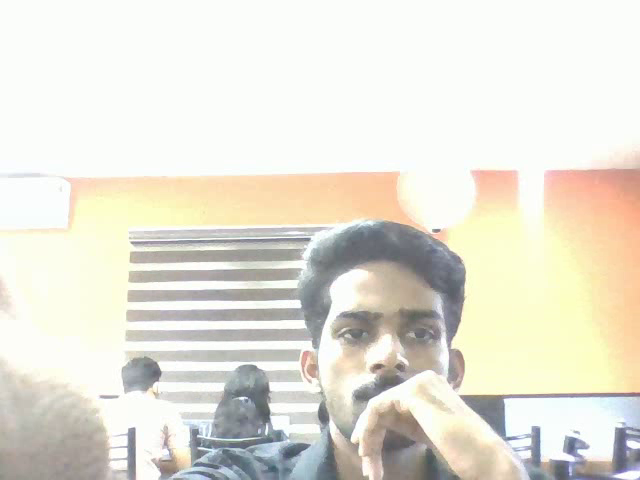
#> input picture frame 4 of motion_video.mp4, 640 x 480 px, given in place of the camera
$ python motion.py
#> lines starting #> are read from the running program, lines starting #| are printed output that depends on the picture; after the words box and inside, x2 and y2 are one past the last pixel; in counts of white or black regions, pixels touching at a corner belong together; long printed decimals are rounded
import cv2
import os
import numpy as np
from datetime import datetime

# Define the directory to save images and video
SAVE_DIR = "captured_images"
VIDEO_FILE = "motion_video.mp4"

# Create directory if it doesn't exist
os.makedirs(SAVE_DIR, exist_ok=True)

# Initialize the camera
cap = cv2.VideoCapture(0)

# Capture initial frame
ret, initial_frame = cap.read()
#> initial_frame is the input picture: shape (480, 640, 3); mean B, G, R 215.7, 227, 229.9
if not ret:
    print("Error: Could not capture initial frame.")
    cap.release()
    cv2.destroyAllWindows()
    exit()

initial_gray = cv2.cvtColor(initial_frame, cv2.COLOR_BGR2GRAY)
initial_gray = cv2.GaussianBlur(initial_gray, (21, 21), 0)
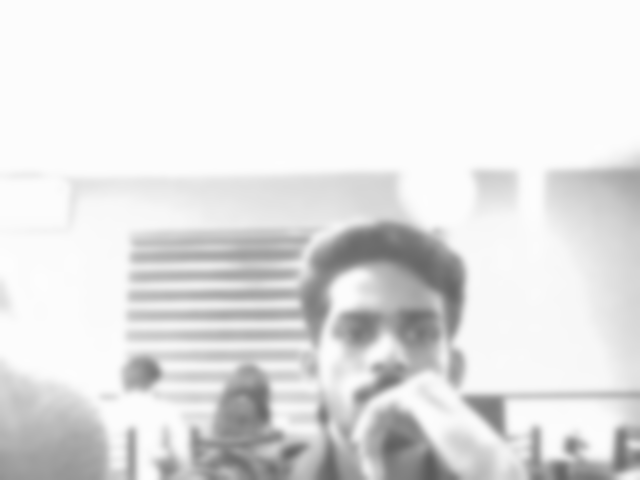
#> initial_gray: shape (480, 640); min 90, max 253, mean 226.5

# Variables for motion detection
image_count = 0
motion_images = []

# Function to save images
def save_image(frame, count):
    filename = f"{SAVE_DIR}/image{count}.jpg"
    cv2.imwrite(filename, frame)
    return filename

# Create a video writer object
fourcc = cv2.VideoWriter_fourcc(*'XVID')
fps = 20
video_writer = None

# Check OpenCV version
opencv_version = cv2.__version__.split('.')
is_opencv_4 = int(opencv_version[0]) == 4
def distMap(frame1, frame2):
    """outputs pythagorean distance between two frames"""
    frame1_32 = np.float32(frame1)
    frame2_32 = np.float32(frame2)
    diff32 = frame1_32 - frame2_32
    norm32 = np.sqrt(diff32[:,:,0]**2 + diff32[:,:,1]**2 + diff32[:,:,2]**2)/np.sqrt(255**2 + 255**2 + 255**2)
    dist = np.uint8(norm32*255)
    return dist

while True:
    ret, frame = cap.read()
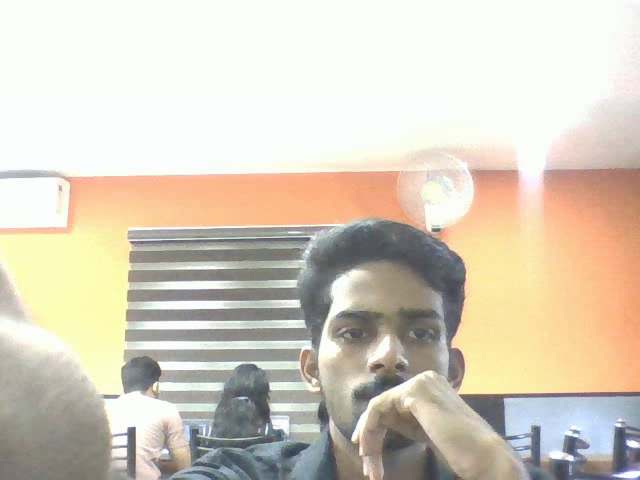
#> input picture frame 5 of motion_video.mp4, 640 x 480 px, given in place of the camera
#> frame is the input picture: shape (480, 640, 3); mean B, G, R 190.9, 205.8, 214.9
    if not ret:
        print("Error: Could not read frame.")
        break

    gray = cv2.cvtColor(frame, cv2.COLOR_BGR2GRAY)
    gray = cv2.GaussianBlur(gray, (21, 21), 0)
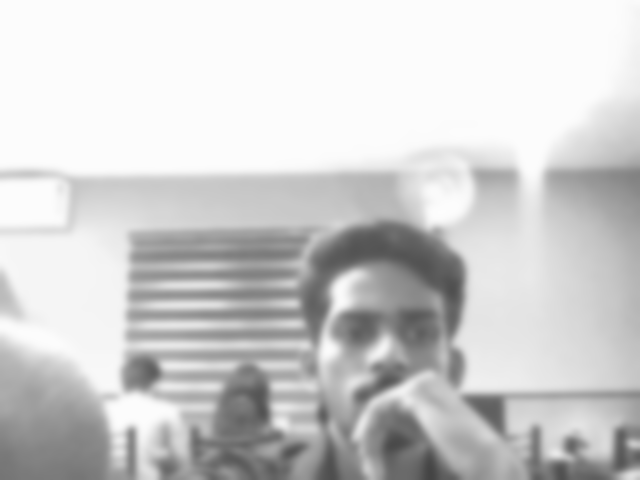
#> gray: shape (480, 640); min 68, max 253, mean 206.8

    # Compute the absolute difference between the current frame and initial frame
    frame_diff = cv2.absdiff(initial_gray, gray)
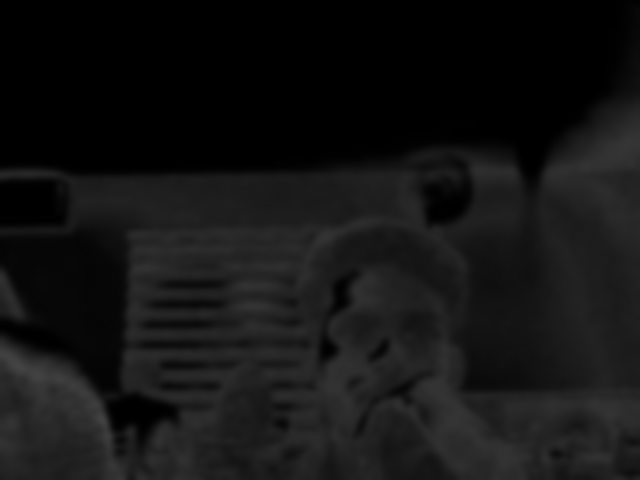
#> frame_diff: shape (480, 640); min 0, max 68, mean 19.7
    _, thresh = cv2.threshold(frame_diff, 25, 255, cv2.THRESH_BINARY)
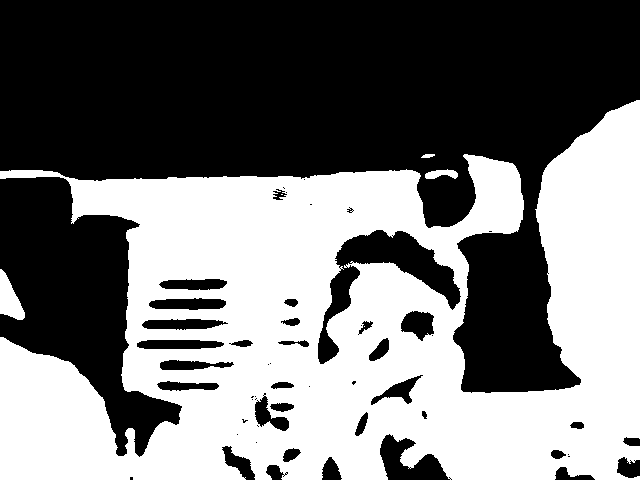
#> thresh: shape (480, 640); 46.6% white; 6 white regions (2 under 20 px), largest, box (x1, y1, x2, y2) and area: (0, 100, 640, 480) 142134, (0, 269, 25, 320) 730, (425, 169, 458, 179) 214, (421, 154, 435, 158) 42

    motion_detected = False

    dist = distMap(initial_frame, frame)
#> in distMap, `diff32 = frame1_32 - frame2_32`:
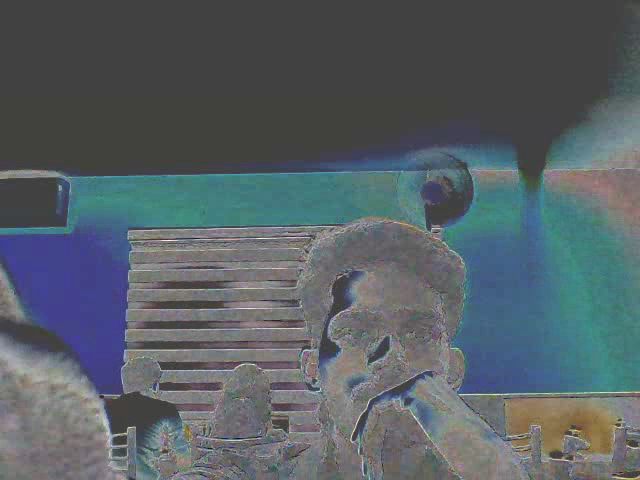
#> diff32: shape (480, 640, 3) float32; mean B, G, R 24.7, 21.2, 15; drawn with min black and max white
#> in distMap, `norm32 = np.sqrt(diff32[:,:,0]**2 + diff32[:,:,1]**2 + diff32[:,:,2]**..`:
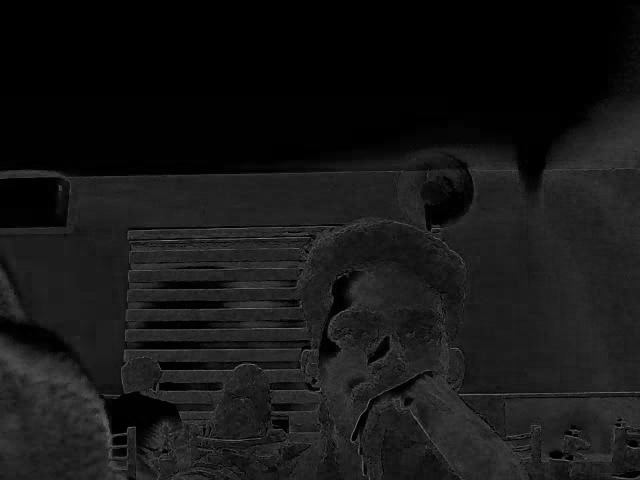
#> norm32: shape (480, 640) float32; min 0, max 0.497, mean 0.088
    mod = cv2.GaussianBlur(dist, (9, 9), 0)
    # apply thresholding
    _, thresh = cv2.threshold(mod, 100, 255, 0)
#> thresh: shape (480, 640); every value is 0
    # calculate st dev test
    _, stDev = cv2.meanStdDev(mod)
#> stDev = [17.15]
    print(stDev[0][0])
#| 17.148
    if stDev[0][0]>20:
        motion_detected=True

    # Save images if motion is detected
    if motion_detected:
        image_count += 1
        filename = save_image(frame, image_count)
        motion_images.append(filename)

        # Initialize video writer if not done
        if video_writer is None:
            height, width, _ = frame.shape
            video_writer = cv2.VideoWriter(VIDEO_FILE, fourcc, fps, (width, height))

        print(f"Image saved as {filename}")

    # Write the frame to video
    if motion_detected:
        video_writer.write(frame)

    # Display the frame
    cv2.imshow("Frame", frame)

    # Check for 'q' key to exit
    if cv2.waitKey(1) & 0xFF == ord('q'):
#> (key q is pressed here)
        break

# Release resources
cap.release()
cv2.destroyAllWindows()

# Finalize the video if it was created
if video_writer is not None:
    video_writer.release()
    print(f"Video saved as {VIDEO_FILE}")

# Remove motion images after video creation
for filename in motion_images:
    os.remove(filename)
    print(f"Deleted {filename}")

print("Process completed.")

$ run again, starting later in the video
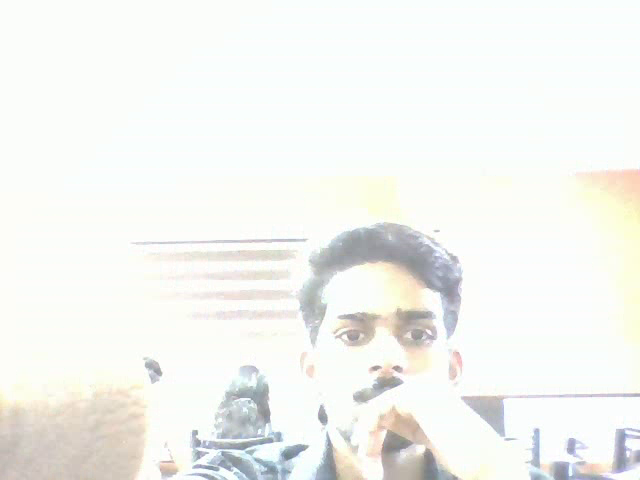
#> input picture frame 20 of motion_video.mp4, 640 x 480 px, given in place of the camera
#> initial_frame is the input picture: shape (480, 640, 3); mean B, G, R 241.4, 244.9, 243.7
#> `frame_diff = cv2.absdiff(initial_gray, gray)`:
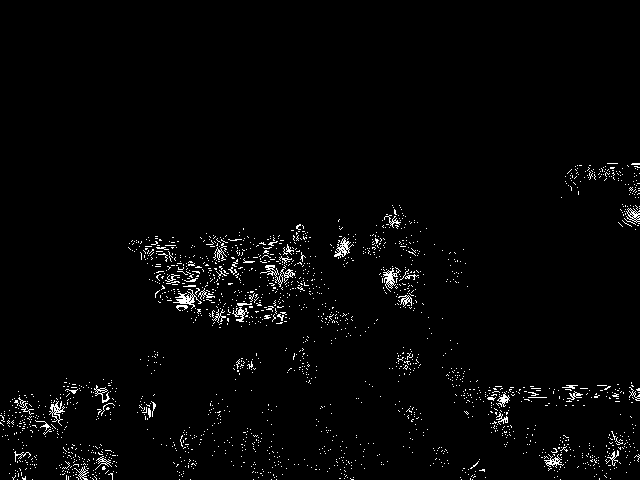
#> frame_diff: shape (480, 640); values 0 (black) and 1 (white), 2.2% white in thin lines or dots, all inside (x1, y1, x2, y2) = (0, 163, 640, 480)
#> thresh: shape (480, 640); every value is 0
#> `mod = cv2.GaussianBlur(dist, (9, 9), 0)`:
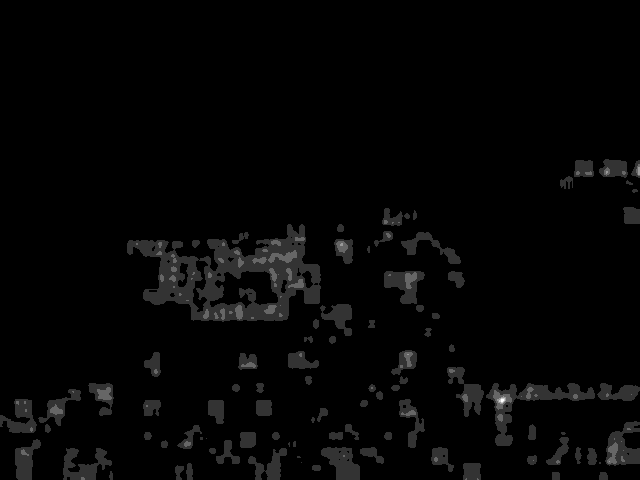
#> mod: shape (480, 640); min 0, max 5, mean 0.102; drawn with min black and max white
#> stDev = [0.333]
#| 0.3332

$ run again, starting later in the video
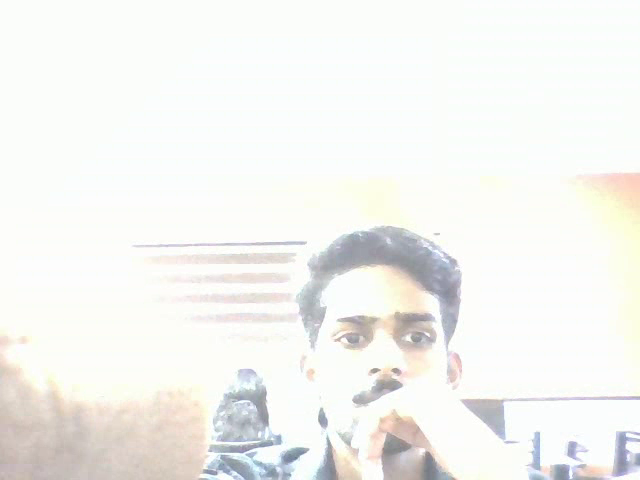
#> input picture frame 36 of motion_video.mp4, 640 x 480 px, given in place of the camera
#> initial_frame is the input picture: shape (480, 640, 3); mean B, G, R 240.9, 244, 243.9
#> thresh: shape (480, 640); every value is 0
#> in distMap, `diff32 = frame1_32 - frame2_32`:
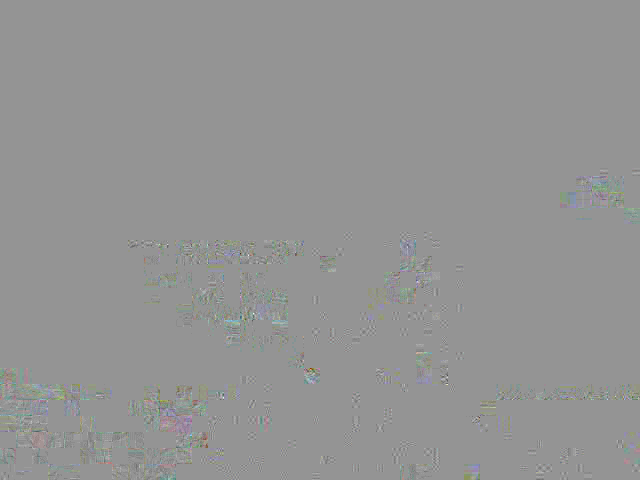
#> diff32: shape (480, 640, 3) float32; mean B, G, R -0.0359, -0.00174, -0.0395; drawn with min black and max white
#> `mod = cv2.GaussianBlur(dist, (9, 9), 0)`:
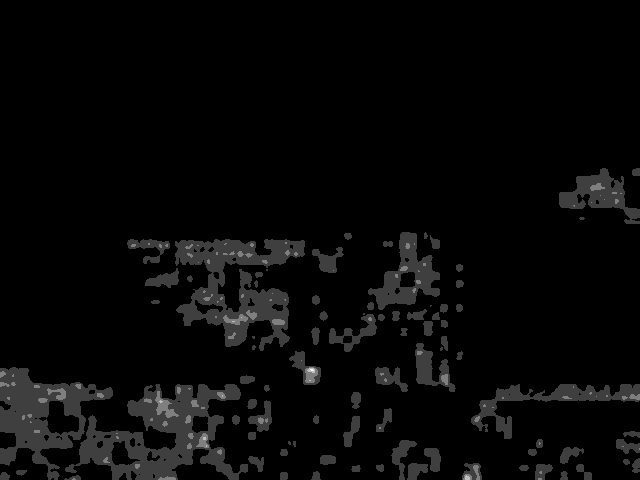
#> mod: shape (480, 640); min 0, max 4, mean 0.129; drawn with min black and max white
#> stDev = [0.36]
#| 0.36
